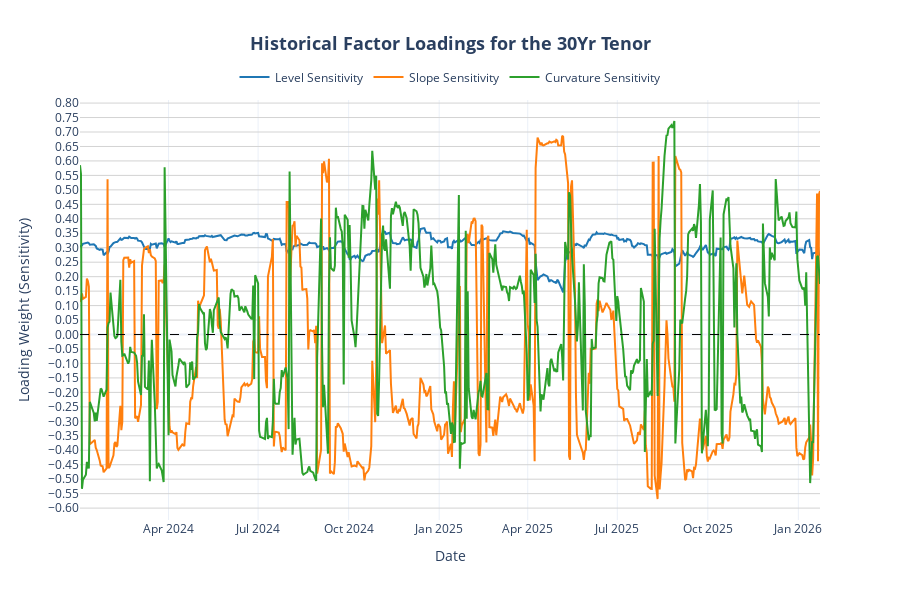

Notebook cell for this chart:
### Code cell
fig = plot_single_tenor_loadings(rolling_loadings, tenor='30Yr')
fig.show()

### Figure 1 — Plotly figure (JSON) as saved in the notebook; plotly's stock layout.template omitted (floating-point values rounded to 4 significant figures; data arrays with more than 128 entries replaced by an {"elided": "..."} marker saying what was removed)
{"data": [{"hovertemplate": "<b>Level Sensitivity:</b> %{y:.4f}<extra></extra>", "line": {"color": "#1f77b4", "width": 2}, "mode": "lines", "name": "Level Sensitivity", "type": "scatter", "x": {"elided": "514 str values"}, "y": {"elided": "514 float values"}}, {"hovertemplate": "<b>Slope Sensitivity:</b> %{y:.4f}<extra></extra>", "line": {"color": "#ff7f0e", "width": 2}, "mode": "lines", "name": "Slope Sensitivity", "type": "scatter", "x": {"elided": "514 str values"}, "y": {"elided": "514 float values"}}, {"hovertemplate": "<b>Curvature Sensitivity:</b> %{y:.4f}<extra></extra>", "line": {"color": "#2ca02c", "width": 2}, "mode": "lines", "name": "Curvature Sensitivity", "type": "scatter", "x": {"elided": "514 str values"}, "y": {"elided": "514 float values"}}], "layout": {"height": 600, "hovermode": "x unified", "legend": {"orientation": "h", "x": 0.5, "xanchor": "center", "y": 1.02, "yanchor": "bottom"}, "shapes": [{"line": {"color": "black", "dash": "dash", "width": 1}, "type": "line", "x0": 0, "x1": 1, "xref": "x domain", "y0": 0, "y1": 0, "yref": "y"}], "title": {"font": {"size": 18}, "text": "<b>Historical Factor Loadings for the 30Yr Tenor</b>", "x": 0.5}, "xaxis": {"title": {"text": "Date"}}, "yaxis": {"dtick": 0.05, "gridcolor": "LightGrey", "tickformat": ".2f", "title": {"text": "Loading Weight (Sensitivity)"}}}}
